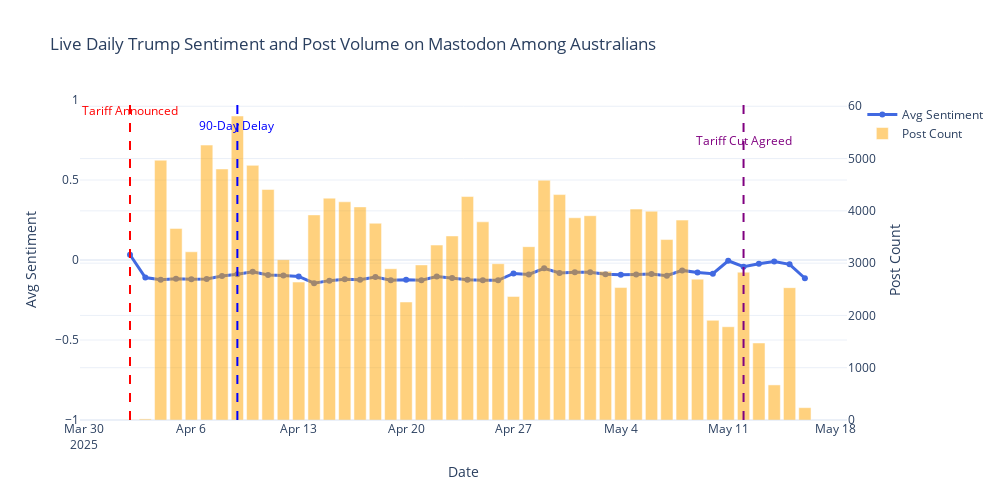

Here is the notebook cell this chart was saved with:
### Markdown cell above
## 📊 How Do Australians Talk and Feel About Trump on Mastodon Since the Tariff?

### Code cell
fig = plot_combined_sentiment_volume("2025-04-02", get_summary_stats)
fig.show()

### Figure 1 — Plotly figure (JSON) as saved in the notebook; plotly's stock layout.template omitted (floating-point values rounded to 4 significant figures)
{"data": [{"line": {"color": "royalblue", "width": 3}, "marker": {"size": 6}, "mode": "lines+markers", "name": "Avg Sentiment", "type": "scatter", "x": ["2025-04-02T00:00:00", "2025-04-03T00:00:00", "2025-04-04T00:00:00", "2025-04-05T00:00:00", "2025-04-06T00:00:00", "2025-04-07T00:00:00", "2025-04-08T00:00:00", "2025-04-09T00:00:00", "2025-04-10T00:00:00", "2025-04-11T00:00:00", "2025-04-12T00:00:00", "2025-04-13T00:00:00", "2025-04-14T00:00:00", "2025-04-15T00:00:00", "2025-04-16T00:00:00", "2025-04-17T00:00:00", "2025-04-18T00:00:00", "2025-04-19T00:00:00", "2025-04-20T00:00:00", "2025-04-21T00:00:00", "2025-04-22T00:00:00", "2025-04-23T00:00:00", "2025-04-24T00:00:00", "2025-04-25T00:00:00", "2025-04-26T00:00:00", "2025-04-27T00:00:00", "2025-04-28T00:00:00", "2025-04-29T00:00:00", "2025-04-30T00:00:00", "2025-05-01T00:00:00", "2025-05-02T00:00:00", "2025-05-03T00:00:00", "2025-05-04T00:00:00", "2025-05-05T00:00:00", "2025-05-06T00:00:00", "2025-05-07T00:00:00", "2025-05-08T00:00:00", "2025-05-09T00:00:00", "2025-05-10T00:00:00", "2025-05-11T00:00:00", "2025-05-12T00:00:00", "2025-05-13T00:00:00", "2025-05-14T00:00:00", "2025-05-15T00:00:00", "2025-05-16T00:00:00"], "y": [0.033, -0.11, -0.123, -0.117, -0.12, -0.119, -0.1, -0.089, -0.073, -0.094, -0.097, -0.103, -0.145, -0.129, -0.121, -0.123, -0.107, -0.127, -0.123, -0.126, -0.103, -0.112, -0.124, -0.126, -0.127, -0.084, -0.09, -0.052, -0.081, -0.076, -0.076, -0.089, -0.092, -0.09, -0.088, -0.098, -0.065, -0.078, -0.086, -0.005, -0.042, -0.024, -0.009, -0.027, -0.114], "yaxis": "y"}, {"marker": {"color": "orange"}, "name": "Post Count", "opacity": 0.5, "type": "bar", "x": ["2025-04-02T00:00:00", "2025-04-03T00:00:00", "2025-04-04T00:00:00", "2025-04-05T00:00:00", "2025-04-06T00:00:00", "2025-04-07T00:00:00", "2025-04-08T00:00:00", "2025-04-09T00:00:00", "2025-04-10T00:00:00", "2025-04-11T00:00:00", "2025-04-12T00:00:00", "2025-04-13T00:00:00", "2025-04-14T00:00:00", "2025-04-15T00:00:00", "2025-04-16T00:00:00", "2025-04-17T00:00:00", "2025-04-18T00:00:00", "2025-04-19T00:00:00", "2025-04-20T00:00:00", "2025-04-21T00:00:00", "2025-04-22T00:00:00", "2025-04-23T00:00:00", "2025-04-24T00:00:00", "2025-04-25T00:00:00", "2025-04-26T00:00:00", "2025-04-27T00:00:00", "2025-04-28T00:00:00", "2025-04-29T00:00:00", "2025-04-30T00:00:00", "2025-05-01T00:00:00", "2025-05-02T00:00:00", "2025-05-03T00:00:00", "2025-05-04T00:00:00", "2025-05-05T00:00:00", "2025-05-06T00:00:00", "2025-05-07T00:00:00", "2025-05-08T00:00:00", "2025-05-09T00:00:00", "2025-05-10T00:00:00", "2025-05-11T00:00:00", "2025-05-12T00:00:00", "2025-05-13T00:00:00", "2025-05-14T00:00:00", "2025-05-15T00:00:00", "2025-05-16T00:00:00"], "y": [6, 21, 4969, 3664, 3217, 5258, 4801, 5814, 4870, 4409, 3066, 2638, 3923, 4243, 4173, 4076, 3763, 2893, 2257, 2966, 3346, 3520, 4274, 3790, 2989, 2363, 3315, 4585, 4311, 3868, 3907, 2844, 2533, 4035, 3993, 3451, 3823, 2694, 1906, 1784, 2827, 1473, 671, 2531, 236], "yaxis": "y2"}], "layout": {"annotations": [{"font": {"color": "red"}, "showarrow": false, "text": "Tariff Announced", "x": "2025-04-02T00:00:00", "xref": "x", "y": 1, "yref": "paper", "yshift": 0}, {"font": {"color": "blue"}, "showarrow": false, "text": "90-Day Delay", "x": "2025-04-09T00:00:00", "xref": "x", "y": 1, "yref": "paper", "yshift": -15}, {"font": {"color": "purple"}, "showarrow": false, "text": "Tariff Cut Agreed", "x": "2025-05-12T00:00:00", "xref": "x", "y": 1, "yref": "paper", "yshift": -30}], "height": 500, "hovermode": "x unified", "shapes": [{"line": {"color": "red", "dash": "dash", "width": 2}, "type": "line", "x0": "2025-04-02T00:00:00", "x1": "2025-04-02T00:00:00", "xref": "x", "y0": 0, "y1": 1, "yref": "paper"}, {"line": {"color": "blue", "dash": "dash", "width": 2}, "type": "line", "x0": "2025-04-09T00:00:00", "x1": "2025-04-09T00:00:00", "xref": "x", "y0": 0, "y1": 1, "yref": "paper"}, {"line": {"color": "purple", "dash": "dash", "width": 2}, "type": "line", "x0": "2025-05-12T00:00:00", "x1": "2025-05-12T00:00:00", "xref": "x", "y0": 0, "y1": 1, "yref": "paper"}], "title": {"text": "Live Daily Trump Sentiment and Post Volume on Mastodon Among Australians"}, "width": 1000, "xaxis": {"autorange": true, "range": ["2025-03-29 11:37:41.702", "2025-05-18 18:18:12.455"], "title": {"text": "Date"}, "type": "date"}, "yaxis": {"range": [-1, 1], "side": "left", "title": {"text": "Avg Sentiment"}, "type": "linear"}, "yaxis2": {"autorange": true, "overlaying": "y", "range": [0, 6120], "side": "right", "title": {"text": "Post Count"}, "type": "linear"}}}
